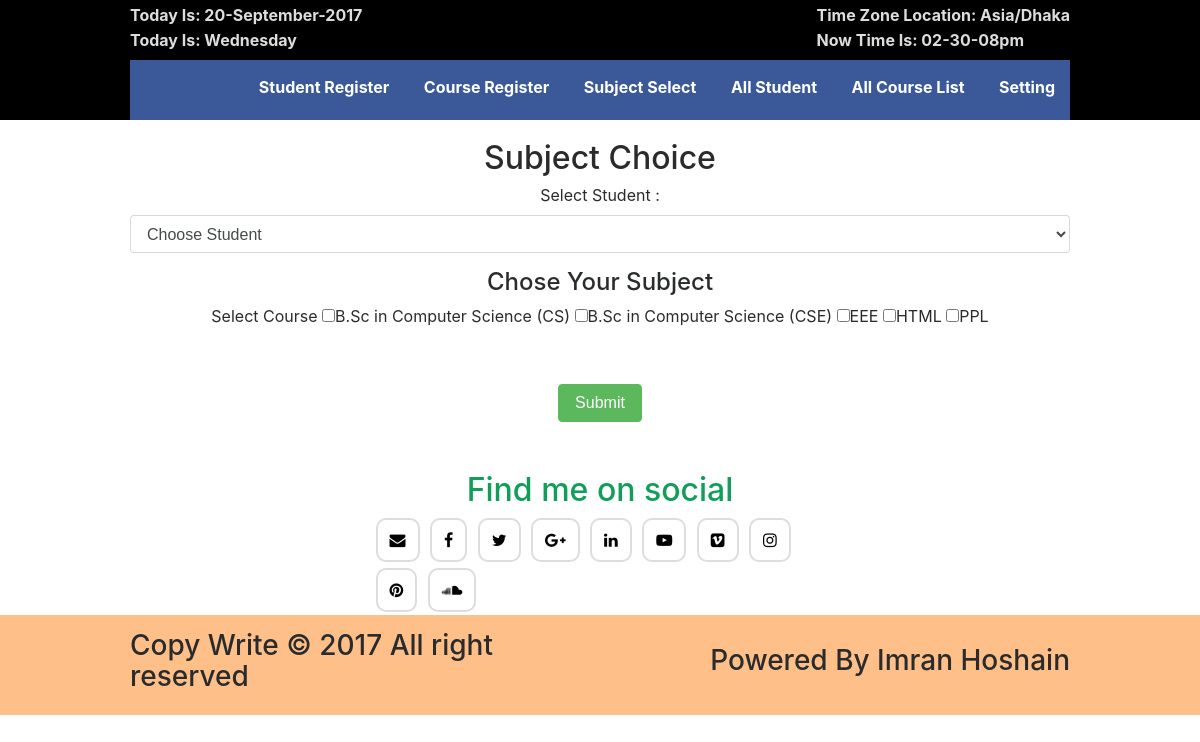
The app's page /sub_select.php with its own data.
### tables this page shows
CREATE TABLE `courses` (
  `id` int(11) NOT NULL,
  `std_id` varchar(255) NOT NULL,
  `course_id` varchar(255) NOT NULL,
  `course_title` varchar(255) NOT NULL,
  `course_duration` varchar(255) NOT NULL,
  `course_credit` varchar(255) NOT NULL
);

### sub_select.php (the view, shortened to what this page needs)
<?php
$db = new PDO('mysql:host=localhost;dbname=bitm_student;charset=utf8mb4', 'root', '');
$query="SELECT * FROM `courses` ORDER by course_title";
$stmt=$db->query($query);
$courseTitle=$stmt->fetchAll(PDO::FETCH_ASSOC);
?>
        <!DOCTYPE html>
        <html lang="en">
        <head>
            <link type="text/css" href="css/bootstrap.min.css" rel="stylesheet">
            <link type="text/css" href="css/font-awesome.min.css" rel="stylesheet">
            <link type="text/css" href="style.css" rel="stylesheet">
            <link type="text/css" href="css/responsive.css" rel="stylesheet">
        </head>
        <body>
            <header>
                <?php include 'header.php';?>
            </header>
            <section class="register">
                <div class="container">
                    <div class="row">
                        <div class="col-lg-12 ">
                            <div class="form-area sub-select">
                                <h2>Subject Choice</h2>
                                <form action="sub_update.php" method="POST" enctype="multipart/form-data">
                                    <div class="form-group">
                                        <label for="course_code">Select Student :</label>
                                        <select name="id"  class="form-control">
                                            <option value="" >Choose Student</option>
                                        </select>
                                    </div>
                                    <div class="course-select">
                                        <h4>Chose Your Subject</h4>
                                        <div class="checkbox">
                                            <div class="form-check form-check-inline">
                                                <div class="form-group">
                                                    <label for="course_title">Select Course</label>
                                                    <?php
                                                    foreach ($courseTitle as $check){
                                                        ?>
                                                        <input type="checkbox" name="check[]" value="<?php echo $check['course_title']?>"><?php echo $check['course_title'];?>
                                                        <?php
                                                    }
                                                    ?>
                                                </div>
                                            </div>
                                        </div>
                                    </div>
                                    <div class="form-group">
                                        <br><input type="submit" name="submit" value="Submit" class="btn btn-success">
                                    </div>
                                </form>
                            </div>
                        </div>
                    </div>
                </div>
            </section>
                <footer>
                    <?php include 'footer.php';?>
                </footer>
        </body>
        </html>

### style.css (style rules this page uses)
html { color: #222; font-size: 1em; line-height: 1.4; }
header { background: #000 none repeat scroll 0 0; }
.form-area.sub-select { margin: 20px 0 50px; text-align: center; }

### css/responsive.css (style rules this page uses)
@media only screen and (min-width: 992px) and (max-width: 1200px) { .container { width: 970px; } }

### records on screen
courses: course_title "B.Sc in Computer Science (CS)"
courses: course_title "B.Sc in Computer Science (CSE)"
courses: course_title "EEE"
courses: course_title "HTML"
courses: course_title "PPL"

### other values on screen
date_default_timezone_get() "Asia/Dhaka"
